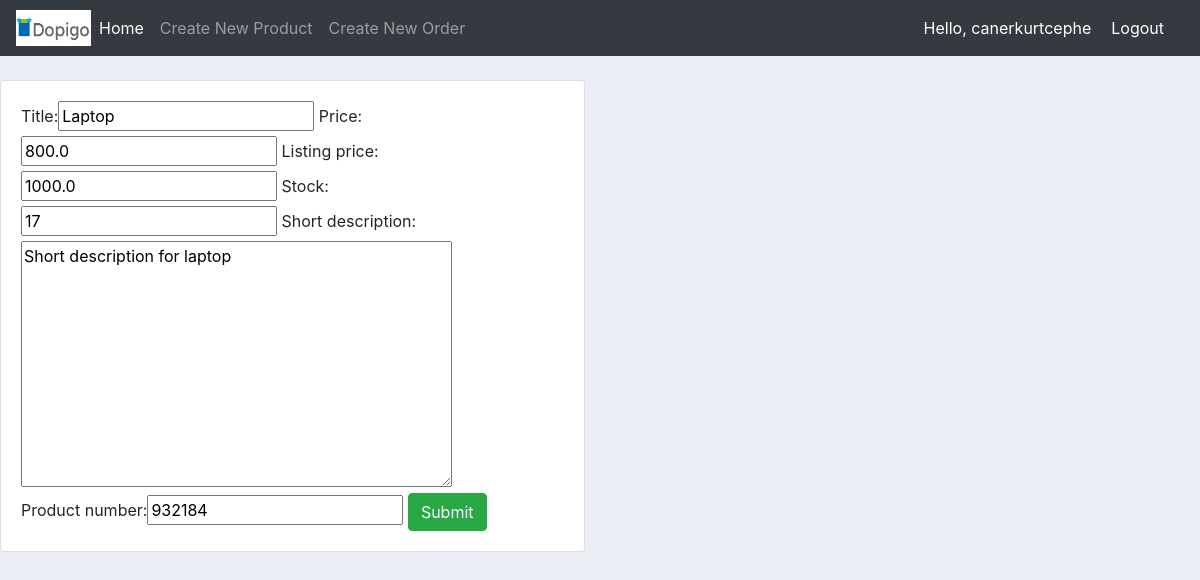
The app's page /update_product/5/ (signed in) with its own data.
### orders/models.py (models this page shows, shortened)
class Product(models.Model):
    title = models.CharField(max_length=50)
    price = models.FloatField(blank=True)
    listing_price = models.FloatField(blank=True)
    stock = models.IntegerField(validators={validation_stock})
    short_description = models.TextField(max_length=150)
    product_number = models.PositiveIntegerField(unique=True, blank=True, validators=[validation_six_digits])

### orders/views.py (the view)
# urls.py: path('update_product/<pk>/', updateProduct, name="update_product"),
@login_required(login_url='login')
def updateProduct(request, pk):
    product = Product.objects.get(id=pk)
    form = ProductForm(instance=product)
    if request.method == 'POST':
        form = ProductForm(request.POST, instance=product)
        if form.is_valid():
            form.save()
            return redirect('/')
    context = {
        'form': form
    }
    return render(request, 'orders/order_form.html',context)

### orders/forms.py
class ProductForm(ModelForm):
    class Meta:
        model = Product
        fields = '__all__'

### orders/templates/orders/order_form.html (shortened to what this page needs)
{% extends 'orders/main.html'%}
{% load static %}
{% block content %}
<br>
<div class="row">
    <div class="col-md-6">
        <div class="card card-body">
            <form action="" method="POST">
                {{form}}
                <input class="btn btn-success" type="submit" name="ADD">
            </form>
        </div>
    </div>
</div>
{% endblock %}

### orders/templates/orders/navbar.html (shortened to what this page needs)
{% load static %}
<nav class="navbar navbar-expand-lg navbar-dark bg-dark">
    <img src="{% static 'images/logo.png' %}" id="logo" width="75">
    <div class="collapse navbar-collapse" id="navbarNav">
      <ul class="navbar-nav">
        <li class="nav-item active">
          <a class="nav-link" href="{% url 'home'%}">Home <span class="sr-only">(current)</span></a>
        </li>
        <li class="nav-item">
          <a class="nav-link" href="{% url 'create_product'%}">Create New Product</a>
        </li>
        <li class="nav-item">
          <a class="nav-link" href="{% url 'create_order'%}">Create New Order</a>
        </li>
      </ul>
    </div>
    <span class="hello-msg">Hello, {{request.user}}</span>
    <span><a class="hello-msg" href="{% url 'logout' %}">Logout</a></span>
  </nav>

### orders/templates/orders/main.html (style rules this page uses)
body { background-color: #ebeff5; }

### orders/templates/orders/navbar.html (style rules this page uses)
.hello-msg { font-size: 18; color: #fff; margin-right: 20px; }

### records on screen
Product: title "Laptop", price "800.0", listing_price "1000.0", stock "17", short_description "Short description for laptop", product_number "932184"

### other values on screen
{{ request.user }} "canerkurtcephe"
